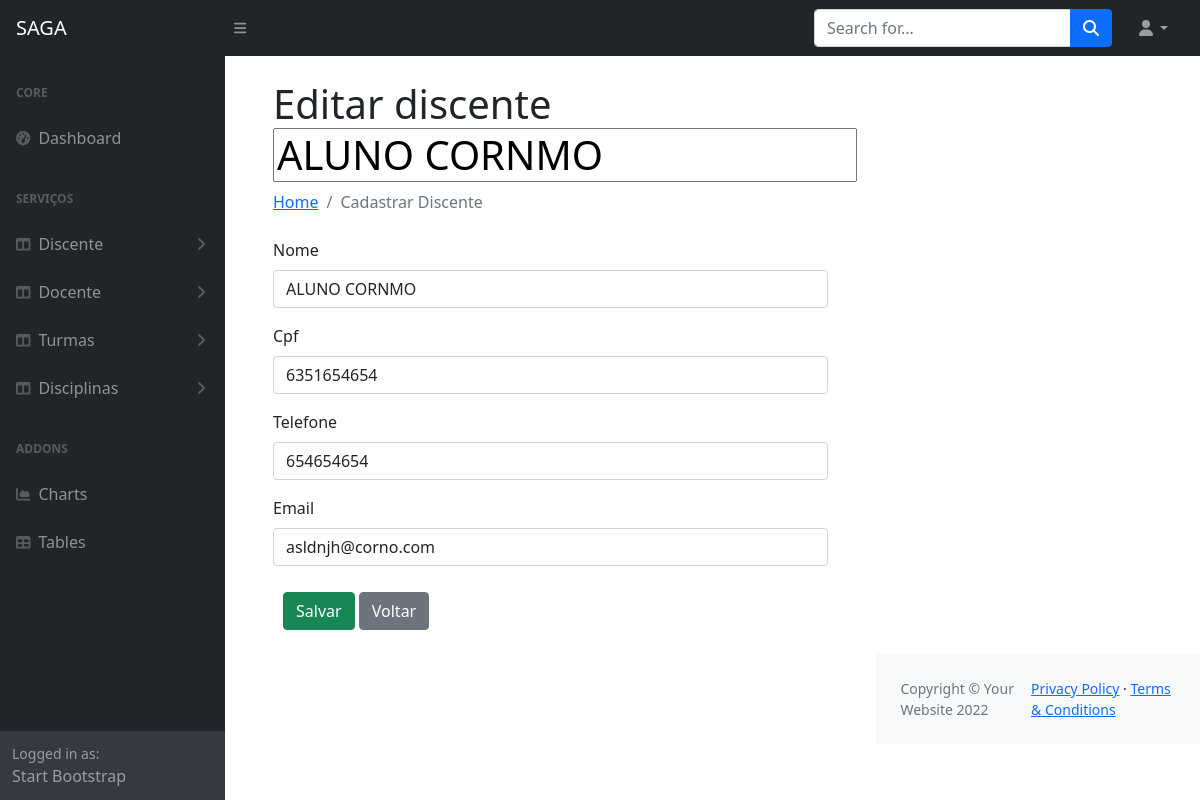
The app's page /editar_discente/1, older data.
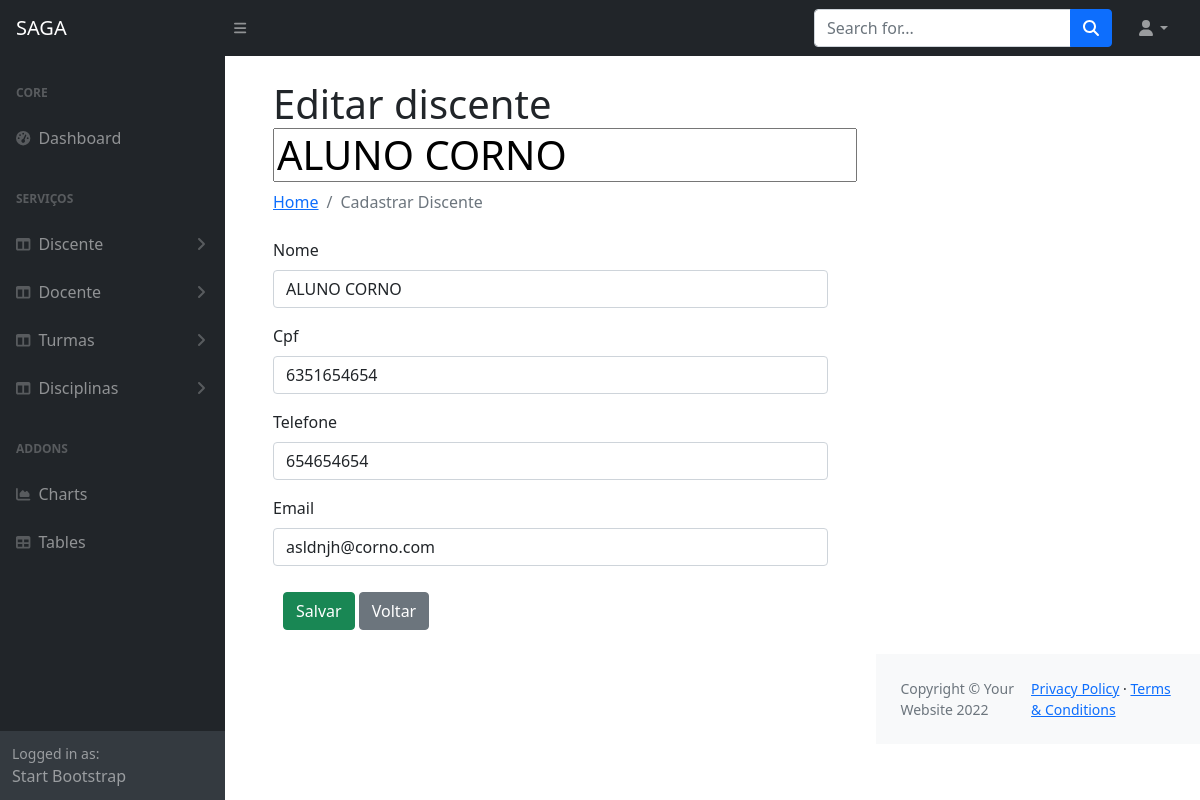
The same page, newer data.
### appacademico/models.py (models this page shows, shortened)
class Usuario(models.Model):
    matricula=models.AutoField(primary_key=True)
    nome = models.CharField(max_length=150)
    cpf=models.CharField(max_length=15)
    telefone=models.IntegerField()
    email=models.EmailField(max_length=50)
    class Meta:
        abstract = True

class Aluno(Usuario):
    pass

### appacademico/views.py (the view, shortened to what this page needs)
# urls.py: path('editar_discente/<int:matricula>', views.editar_discente, name='editar_discente'),
def editar_discente(request, matricula):
    discentenaobject = get_object_or_404(Aluno, pk=matricula)
    discente = AlunoModelForm(instance=discentenaobject)
    return render(request, 'editar_todos.html', {'discente': discente})

### appacademico/forms.py (shortened to what this page needs)
class AlunoModelForm(forms.ModelForm):
    class Meta:
        model = Aluno
        fields = ['matricula', 'nome', 'cpf', 'telefone', 'email']

### appacademico/templates/editar_todos.html (shortened to what this page needs)
{% extends 'index.html'%}
{% load static %}
{% load bootstrap4 %}
{% block h1 %}
{% if docente %}
Editar Docente {{docente.nome}}
{% elif discente %}
Editar discente {{discente.nome}}
{% elif disciplina %}
Editar Disciplina {{disciplina.nome}}
{% elif turmas %}
Editar Turma {{turma.turma_id}}
{% endif %}
{% endblock %}
{% block li %}
{% if docente %}
Cadastrar Docente
{% elif discente %}
Cadastrar Discente
{% elif disciplina %}
Cadastrar Disciplina
{% elif discente %}
Cadastrar Aluno
{% elif turmas %}
Cadastrar Turma
{% endif %}
{% endblock %}
{% block content %}
<form method="POST" class="form" enctype="multipart/form-data" autocomplete="off">
    {% if docente %}
    {% bootstrap_form docente %}
    {% elif discente %}
    {% bootstrap_form discente %}
    {% elif disciplina %}
    {% bootstrap_form disciplina %}
    {% elif turmas %}
    {% bootstrap_form turmas %}
    {% endif %}
    <div style="padding: 10px;">
        <input type="submit" class="btn btn-success" value="Salvar" />
        <input type="button" class="btn btn-secondary" value="Voltar">
    </div>
</form>
</div>
{% endblock %}

Row changes from the older to the newer data that the page shows:
changed Aluno "asldnjh@corno.com": nome "ALUNO CORNMO" → "ALUNO CORNO"
